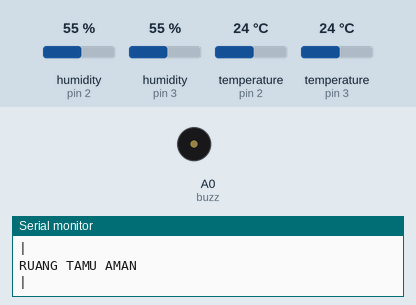
The sketch below on a simulated Arduino Uno, built with avr-gcc and run on an emulated ATmega328P. On the bench: buzzer (waves = sounding, pin HIGH), the last lines printed to the serial monitor. The inputs (shaded band) are chosen by the test bench; at power-on: temperature (sensors on pin 2, pin 3) 24 °C, humidity (sensors on pin 2, pin 3) 55 %.

Above: at 4.8 s.
4.9 s: temperature (sensor on pin 2) set to 33 °C
9.9 s: temperature (sensor on pin 2) set to 36 °C
At 12.6 s:
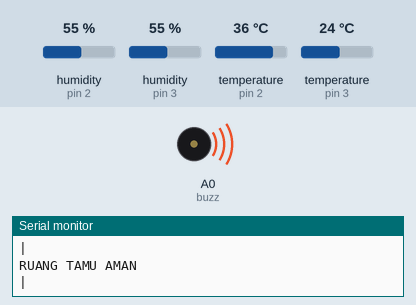
14.9 s: temperature (sensor on pin 3) set to 33 °C
19.9 s: temperature (sensor on pin 3) set to 36 °C
Timing chart, 0 to 22.9 s (numbered marks = the images above; inputs shaded):
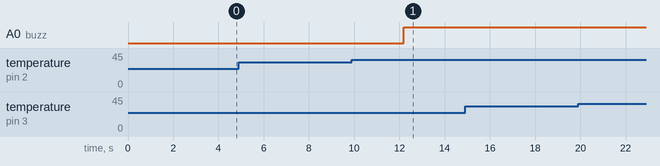

The sketch:

beta_Code.ino
```cpp
#include <DHT.h>
#include <Arduino.h>
#include <SoftwareSerial.h>

#define buzz A0
#define DHT1PIN 2
#define DHT2PIN 3
#define DHT1TYPE DHT11
#define DHT2TYPE DHT11

DHT dht1(DHT1PIN, DHT1TYPE);
DHT dht2(DHT2PIN, DHT2TYPE);//Pin, Jenis DHT
SoftwareSerial bluetooth(0,1);//RX,TX; arduino TX0,RX1
//SoftwareSerial bluetooth(1,0);
char Data;
char buzzer = 0;
void sendData(String trasmitData){
  bluetooth.println(trasmitData);//kalo gak kebaca di ganti Serial.println(trasmitData)
}


void setup() {

  Serial.begin(9600);
  dht1.begin();
  dht2.begin();
  pinMode(buzz,OUTPUT);
  digitalWrite(buzz, LOW);
}


void loop() {
  float kelembaban = dht1.readHumidity();
  float suhu = dht1.readTemperature();
  float kelembaban2 = dht2.readHumidity();
  float suhu2 = dht2.readTemperature();

  if (isnan(kelembaban) || isnan(suhu) ) {
    Serial.println("Failed to read from DHT");
  }
  else {

    if (suhu >= 35){
      Serial.println(suhu);
      Serial.println("|");
      Serial.println("KEBAKARAN DI DAPUR");
      Serial.println("|");
      digitalWrite(buzz,HIGH);
      }
    if (suhu < 35){
      Serial.println(suhu);
      Serial.println("|");
      Serial.println("DAPUR AMAN");
      Serial.println("|");

    }

     if (suhu2 >= 35){
      Serial.println(suhu2);
      Serial.println("|");
      Serial.println("KEBAKARAN DI RUANG TAMU");
      Serial.println("|");
      digitalWrite(buzz,HIGH);
      }
    if (suhu2 < 35){
      Serial.println(suhu2);
      Serial.println("|");
      Serial.println("RUANG TAMU AMAN");
      Serial.println("|");

    }

    delay(4000);
  }
}
```

Measured:
- the behaviour switches between 34 and 35 °C on temperature (sensor on pin 2) (found by bisection; images 0 and 1)
- after the input at 9.9 s, A0 (buzz): LOW → HIGH after 2.3 s
